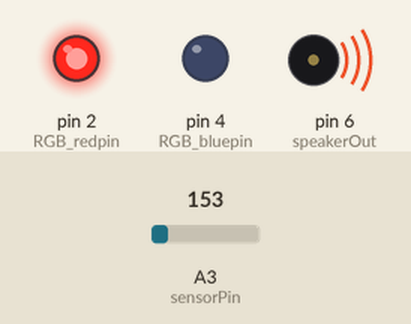
This sketch was run on a simulated Arduino Uno, built with avr-gcc and run on an emulated ATmega328P. Shown: output pins drawn as LEDs (lit = HIGH), buzzer (waves = sounding). The inputs (shaded band) are chosen by the test bench; at power-on: A3 (sensorPin) = 153. Pins used as bus, display or sensor lines are not drawn.

Above: at 0.1 s.
Timing chart, 0 to 1.6 s (numbered marks = the images above):
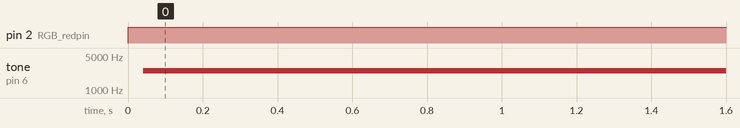

Measured:
- by itself, pin 2 (RGB_redpin): LOW → HIGH at 0.00 s
- by itself, tone on pin 6 (speakerOut): silent → 2479 Hz at 0.04 s

The sketch:

PLab_Temperature_Sound_RGB.ino
```cpp
//TMP35 Pin Variables
int sensorPin = A3; //the analog pin the TMP36's Vout (sense) pin is connected to
                        //the resolution is 10 mV / degree centigrade with a
                        //500 mV offset to allow for negative temperatures

int speakerOut = 6; // Put speaker through 220 ohm on pin 9.
int micValue = 0;
int frequency = 0;
const int RGB_bluepin = 4;
const int RGB_redpin = 2;

void setup()
{
  pinMode(RGB_redpin, OUTPUT);   // sets the pin as output
  pinMode(RGB_bluepin, OUTPUT);   // sets the pin as output
  pinMode(speakerOut, OUTPUT);
}

// Function to produce one square pulse of a
// given frequency on a given pin:
void playOneSquarePulse(int pin, int freq) {
  long int pulseLength = 500000.0 / freq;
  digitalWrite(pin, HIGH);
  delayMicroseconds(pulseLength);
  digitalWrite(pin, LOW);
  delayMicroseconds(pulseLength);
}

void loop()                     // run over and over again
{
 //getting the voltage reading from the temperature sensor
 int reading = analogRead(sensorPin);
 float voltage = reading * 5.0 / 1024.0;
 float temperatureC = voltage * 100.0 ;  //converting from 10 mv per degree                                            //to degrees ((volatge - 500mV) times 100)
 if (temperatureC > 25.0) {
    digitalWrite(RGB_redpin, HIGH);
    digitalWrite(RGB_bluepin,LOW);}
 else {
    digitalWrite(RGB_redpin, LOW);
    digitalWrite(RGB_bluepin,HIGH);
 };
 frequency = (temperatureC - 20.0) * 100.0;
 if (frequency < 100) {frequency = 100;};
 playOneSquarePulse(speakerOut, frequency);
}
```
